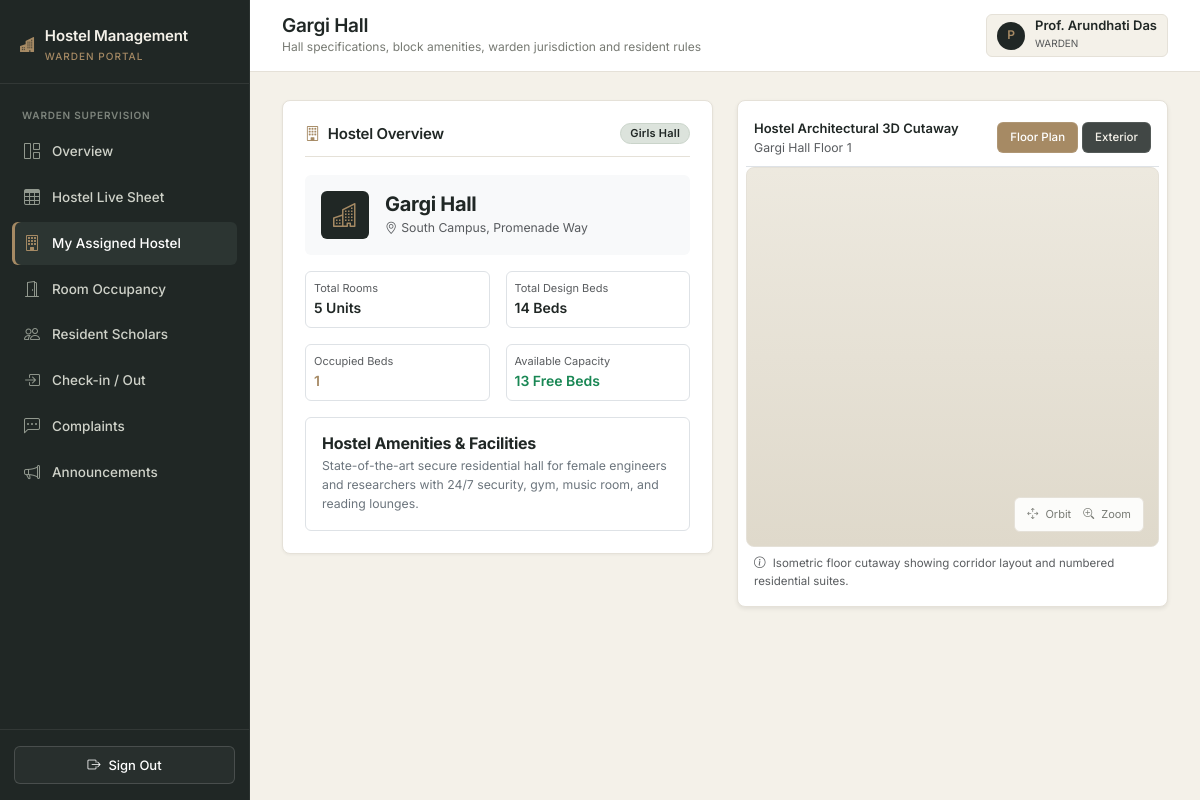
/warden/my-hostel (signed in), run on the app's committed database.
### hostel_allocation_system/app/models.py (models this page shows, shortened)
class User(UserMixin, db.Model):
    __tablename__ = "users"
    id = db.Column(db.Integer, primary_key=True)
    name = db.Column(db.String(100), nullable=False)
    email = db.Column(db.String(120), unique=True, nullable=False, index=True)
    password_hash = db.Column(db.String(255), nullable=False)
    role = db.Column(db.Enum("student", "warden", "admin", name="user_roles"), nullable=False)
    created_at = db.Column(db.DateTime, default=datetime.utcnow, nullable=False)
    student = db.relationship("Student", backref="user", uselist=False, cascade="all, delete-orphan")
    warden = db.relationship("Warden", backref="user", uselist=False, cascade="all, delete-orphan")

class Hostel(db.Model):
    __tablename__ = "hostels"
    id = db.Column(db.Integer, primary_key=True)
    hostel_name = db.Column(db.String(100), unique=True, nullable=False)
    hostel_type = db.Column(db.Enum("Boys", "Girls", "Co-ed", name="hostel_types"), nullable=False)
    address = db.Column(db.String(255), nullable=False)
    total_rooms = db.Column(db.Integer, default=0, nullable=False)
    description = db.Column(db.Text)
    rooms = db.relationship("Room", backref="hostel", cascade="all, delete-orphan", lazy="dynamic")
    wardens = db.relationship("Warden", backref="hostel", lazy="dynamic")
    complaints = db.relationship("Complaint", backref="hostel", lazy="dynamic")
    announcements = db.relationship("Announcement", backref="hostel", lazy="dynamic")
    @property
    def total_capacity(self):
        return sum(room.capacity for room in self.rooms)
    @property
    def total_occupied(self):
        return sum(room.occupied_count for room in self.rooms)
    @property
    def free_beds(self):
        return max(0, self.total_capacity - self.total_occupied)

class Room(db.Model):
    __tablename__ = "rooms"
    id = db.Column(db.Integer, primary_key=True)
    hostel_id = db.Column(db.Integer, db.ForeignKey("hostels.id", ondelete="CASCADE"), nullable=False)
    room_number = db.Column(db.String(10), nullable=False)
    room_type = db.Column(db.Enum("Single", "Double", "Triple", "Dormitory", name="room_types"), nullable=False)
    capacity = db.Column(db.SmallInteger, nullable=False)
    occupied_count = db.Column(db.SmallInteger, default=0, nullable=False)
    status = db.Column(db.Enum("Available", "Full", "Maintenance", name="room_status"), default="Available", nullable=False)
    __table_args__ = (
        db.UniqueConstraint("hostel_id", "room_number", name="uq_hostel_room_no"),
    )
    allocations = db.relationship("Allocation", backref="room", lazy="dynamic")

### hostel_allocation_system/app/warden/routes.py (the view)
@bp.route("/my-hostel")
@login_required
@role_required("warden")
def my_hostel():
    warden = get_current_warden()
    hostel = warden.hostel
    if not hostel:
        return render_template("warden/unassigned.html", warden=warden)
    rooms = hostel.rooms.all()
    return render_template("warden/my_hostel.html", warden=warden, hostel=hostel, rooms=rooms)

### hostel_allocation_system/app/__init__.py (called while the page is built)
@login_manager.user_loader
def load_user(user_id):
    from .models import User
    return db.session.get(User, int(user_id))

### hostel_allocation_system/app/warden/routes.py (called while the page is built)
def get_current_warden():
    warden = Warden.query.filter_by(user_id=current_user.id).first()
    if not warden:
        abort(404, description="Warden profile not found.")
    return warden

### hostel_allocation_system/app/templates/warden/my_hostel.html (shortened to what this page needs)
{% extends "shared/base.html" %}
{% block page_title %}{{ hostel.hostel_name }}{% endblock %}
{% block page_subtitle %}Hall specifications, block amenities, warden jurisdiction and resident rules{% endblock %}
{% block content %}
<div class="row g-4">
  <div class="col-lg-6">
    <div class="content-panel mb-4">
      <div class="panel-header">
        <h2 class="panel-title"><i class="bi bi-building text-warning" style="color: var(--accent-bronze) !important;"></i> Hostel Overview</h2>
        <span class="custom-badge badge-neutral">{{ hostel.hostel_type }} Hall</span>
      </div>
      <div class="d-flex align-items-center gap-3 p-3 bg-light rounded mb-3">
        <div style="width: 48px; height: 48px; background: var(--sidebar-bg); border-radius: var(--radius-sm); display: flex; align-items: center; justify-content: center; color: var(--accent-bronze);">
          <i class="bi bi-buildings fs-4"></i>
        </div>
        <div>
          <h3 class="h5 fw-bold mb-0">{{ hostel.hostel_name }}</h3>
          <small class="text-muted"><i class="bi bi-geo-alt me-1"></i>{{ hostel.address }}</small>
        </div>
      </div>
      <div class="row g-3 mb-3">
        <div class="col-6">
          <div class="p-2 border rounded">
            <small class="text-muted d-block" style="font-size: 11px;">Total Rooms</small>
            <span class="fw-semibold">{{ hostel.total_rooms }} Units</span>
          </div>
        </div>
        <div class="col-6">
          <div class="p-2 border rounded">
            <small class="text-muted d-block" style="font-size: 11px;">Total Design Beds</small>
            <span class="fw-semibold">{{ hostel.total_capacity }} Beds</span>
          </div>
        </div>
        <div class="col-6">
          <div class="p-2 border rounded">
            <small class="text-muted d-block" style="font-size: 11px;">Occupied Beds</small>
            <span class="fw-semibold text-primary" style="color: var(--accent-bronze) !important;">{{ hostel.total_occupied }}</span>
          </div>
        </div>
        <div class="col-6">
          <div class="p-2 border rounded">
            <small class="text-muted d-block" style="font-size: 11px;">Available Capacity</small>
            <span class="fw-semibold text-success">{{ hostel.free_beds }} Free Beds</span>
          </div>
        </div>
      </div>
      <div class="p-3 border rounded bg-white">
        <h4 class="h6 fw-bold mb-1">Hostel Amenities & Facilities</h4>
        <p class="text-secondary small mb-0">{{ hostel.description }}</p>
      </div>
    </div>
  </div>
  <div class="col-lg-6">
    <div class="content-panel p-2 shadow-sm sticky-top" style="top: 80px;">
      <div class="p-2 border-bottom d-flex justify-content-between align-items-center" style="border-color: var(--border-color);">
        <div>
          <span class="fw-semibold" style="font-size: 13px;">Hostel Architectural 3D Cutaway</span>
          <small class="text-muted d-block">{{ hostel.hostel_name }} Floor 1</small>
        </div>
        <div class="d-flex gap-1">
          <button class="three-control-btn active" onclick="switchWarden3D('floor', this)">Floor Plan</button>
          <button class="three-control-btn" onclick="switchWarden3D('building', this)">Exterior</button>
        </div>
      </div>
      <div id="warden-hostel-3d" class="three-canvas-container" style="height: 380px;">
        <div class="three-legend-box">
          <span><i class="bi bi-arrows-move me-1"></i> Orbit</span>
          <span><i class="bi bi-zoom-in me-1"></i> Zoom</span>
        </div>
      </div>
      <div class="p-2 text-muted small" style="font-size: 11.5px;">
        <i class="bi bi-info-circle me-1"></i> Isometric floor cutaway showing corridor layout and numbered residential suites.
      </div>
    </div>
  </div>
</div>
{% endblock %}

### hostel_allocation_system/app/templates/shared/base.html (shortened to what this page needs)
<!DOCTYPE html>
<html lang="en">
<head>
  <link rel="stylesheet" href="https://cdn.jsdelivr.net/npm/bootstrap@5.3.3/dist/css/bootstrap.min.css">
  <link rel="stylesheet" href="https://cdn.jsdelivr.net/npm/bootstrap-icons@1.11.3/font/bootstrap-icons.min.css">
  <link rel="stylesheet" href="{{ url_for('static', filename='css/main.css') }}">
</head>
<body>
{% if current_user.is_authenticated %}
  <div class="app-wrapper">
    <aside class="app-sidebar">
      <div class="sidebar-header">
        <div class="sidebar-brand">
          <i class="bi bi-buildings-fill text-warning" style="color: var(--accent-bronze) !important;"></i>
          <div>
            <div>Hostel Management</div>
            <small>{{ current_user.role }} portal</small>
          </div>
        </div>
      </div>
      <nav class="sidebar-nav">
        {% if current_user.role == 'admin' %}
          <div class="nav-section-title">Institutional Overview</div>
          <a href="{{ url_for('admin.overview') }}" class="{{ 'active' if request.endpoint == 'admin.overview' else '' }}">
            <i class="bi bi-grid-1x2"></i> Overview
          </a>
          <a href="{{ url_for('admin.sheets') }}" class="{{ 'active' if request.endpoint == 'admin.sheets' else '' }}">
            <i class="bi bi-table"></i> Live Database Sheet
          </a>
          <div class="nav-section-title">Accommodations</div>
          <a href="{{ url_for('admin.hostels') }}" class="{{ 'active' if request.endpoint == 'admin.hostels' else '' }}">
            <i class="bi bi-building"></i> Hostels
          </a>
          <a href="{{ url_for('admin.rooms') }}" class="{{ 'active' if request.endpoint == 'admin.rooms' else '' }}">
            <i class="bi bi-door-open"></i> Rooms & Beds
          </a>
          <a href="{{ url_for('admin.allocations') }}" class="{{ 'active' if request.endpoint == 'admin.allocations' else '' }}">
            <i class="bi bi-key"></i> Room Allocation
          </a>
          <div class="nav-section-title">Admissions & Students</div>
          <a href="{{ url_for('admin.applications') }}" class="{{ 'active' if request.endpoint == 'admin.applications' else '' }}">
            <i class="bi bi-file-earmark-text"></i> Applications
          </a>
          <a href="{{ url_for('admin.students') }}" class="{{ 'active' if request.endpoint == 'admin.students' else '' }}">
            <i class="bi bi-people"></i> Students
          </a>
          <a href="{{ url_for('admin.wardens') }}" class="{{ 'active' if request.endpoint == 'admin.wardens' else '' }}">
            <i class="bi bi-person-badge"></i> Wardens
          </a>
          <div class="nav-section-title">Administration</div>
          <a href="{{ url_for('admin.complaints') }}" class="{{ 'active' if request.endpoint == 'admin.complaints' else '' }}">
            <i class="bi bi-chat-left-dots"></i> Complaints
          </a>
          <a href="{{ url_for('admin.announcements') }}" class="{{ 'active' if request.endpoint == 'admin.announcements' else '' }}">
            <i class="bi bi-megaphone"></i> Announcements
          </a>
          <a href="{{ url_for('admin.reports') }}" class="{{ 'active' if request.endpoint == 'admin.reports' else '' }}">
            <i class="bi bi-bar-chart"></i> Reports
          </a>
          <a href="{{ url_for('admin.settings') }}" class="{{ 'active' if request.endpoint == 'admin.settings' else '' }}">
            <i class="bi bi-gear-wide-connected"></i> Settings
          </a>
        {% elif current_user.role == 'warden' %}
          <div class="nav-section-title">Warden Supervision</div>
          <a href="{{ url_for('warden.overview') }}" class="{{ 'active' if request.endpoint == 'warden.overview' else '' }}">
            <i class="bi bi-grid-1x2"></i> Overview
          </a>
          <a href="{{ url_for('warden.sheets') }}" class="{{ 'active' if request.endpoint == 'warden.sheets' else '' }}">
            <i class="bi bi-table"></i> Hostel Live Sheet
          </a>
          <a href="{{ url_for('warden.my_hostel') }}" class="{{ 'active' if request.endpoint == 'warden.my_hostel' else '' }}">
            <i class="bi bi-building"></i> My Assigned Hostel
          </a>
          <a href="{{ url_for('warden.occupancy') }}" class="{{ 'active' if request.endpoint == 'warden.occupancy' else '' }}">
            <i class="bi bi-door-open"></i> Room Occupancy
          </a>
          <a href="{{ url_for('warden.students') }}" class="{{ 'active' if request.endpoint == 'warden.students' else '' }}">
            <i class="bi bi-people"></i> Resident Scholars
          </a>
          <a href="{{ url_for('warden.checkin') }}" class="{{ 'active' if request.endpoint == 'warden.checkin' else '' }}">
            <i class="bi bi-box-arrow-in-right"></i> Check-in / Out
          </a>
          <a href="{{ url_for('warden.complaints') }}" class="{{ 'active' if request.endpoint == 'warden.complaints' else '' }}">
            <i class="bi bi-chat-left-dots"></i> Complaints
          </a>
          <a href="{{ url_for('warden.announcements') }}" class="{{ 'active' if request.endpoint == 'warden.announcements' else '' }}">
            <i class="bi bi-megaphone"></i> Announcements
          </a>
        {% endif %}
      </nav>
      <div class="sidebar-footer">
        <a href="{{ url_for('auth.logout') }}" class="btn-custom btn-outline-custom w-100 justify-content-center text-white" style="border-color: rgba(255,255,255,0.15); background: rgba(255,255,255,0.04);">
          <i class="bi bi-box-arrow-right"></i> Sign Out
        </a>
      </div>
    </aside>
    <div class="app-main">
      <header class="app-topbar">
        <div class="d-flex align-items-center gap-3">
          <div class="topbar-title">
            <h1>{% block page_title %}Dashboard{% endblock %}</h1>
            <div class="breadcrumb-sub">{% block page_subtitle %}{{ college_name }}{% endblock %}</div>
          </div>
        </div>
        <div class="topbar-actions">
          <div class="user-profile-badge">
            <div class="user-avatar">{{ current_user.name[:1] }}</div>
            <div>
              <div class="fw-semibold lh-1">{{ current_user.name }}</div>
              <small class="text-muted text-uppercase" style="font-size: 10px;">{{ current_user.role }}</small>
            </div>
          </div>
        </div>
      </header>
      <div class="app-content">
        {% block content %}{% endblock %}
      </div>
    </div>
  </div>
{% endif %}
</body>
</html>

### data on the page
User: role "WARDEN", name "P", name "Prof. Arundhati Das"
Hostel: hostel_name "Gargi Hall", hostel_type "Girls", address "South Campus, Promenade Way", total_rooms "5", description "State-of-the-art secure residential hall for female engineers and researchers with 24/7 security, gym, music room, and reading lounges."
Room: total_capacity "14", total_occupied "1", free_beds "13"
